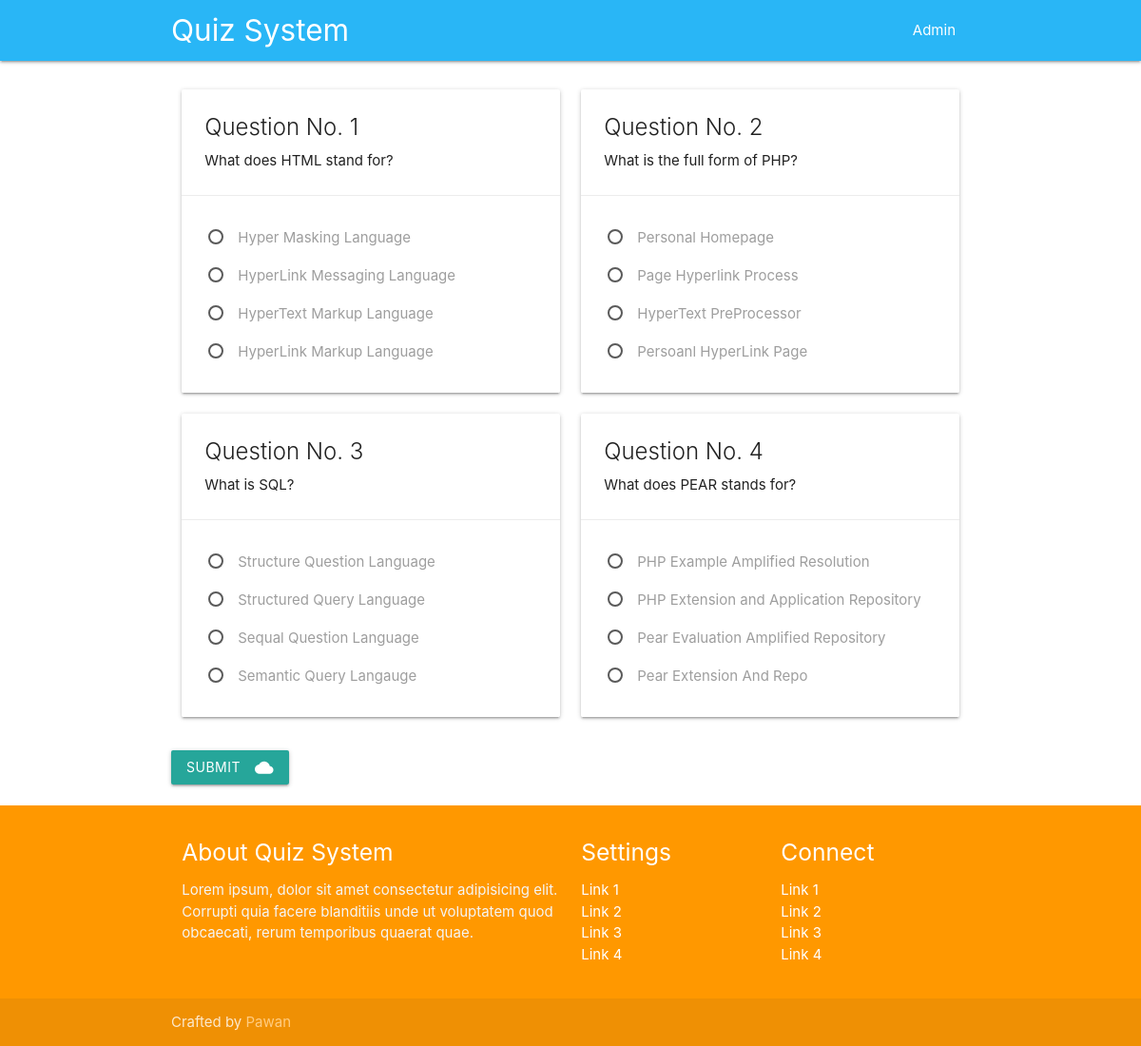
Page /quiz.php on the earlier database version.
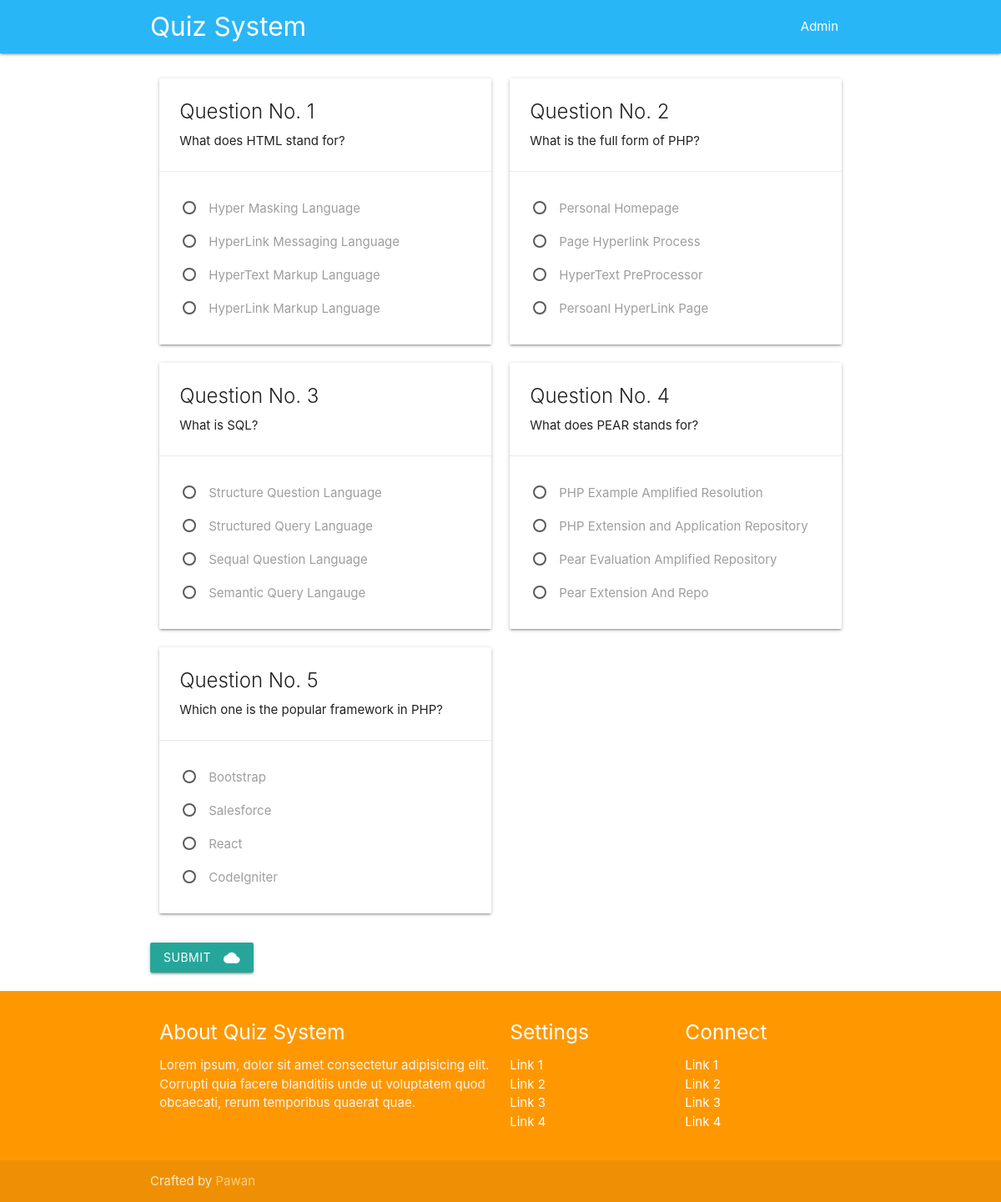
Same page on the later database version.
### tables this page shows
CREATE TABLE `questions` (
  `id` int(11) NOT NULL,
  `question` varchar(255) NOT NULL,
  `answer_id` int(5) NOT NULL
);

CREATE TABLE `answers` (
  `answer_id` int(11) NOT NULL,
  `answer` varchar(255) NOT NULL,
  `q_id` int(5) NOT NULL
);

### includes/functions.php (called while the page is built, shortened)
<?php
require_once "connect.php";
function publishAllQuestion()
{
  global $connection;
  $sql = "SELECT * FROM questions";
  $result = mysqli_query($connection, $sql);
  if (mysqli_num_rows($result) > 0) {
    return $result;
  } else {
    echo "Data Fetch failed";
  }
}
function publishAllOptionsOfQuestion($q_id) {
  global $connection;
  $sql = "SELECT * FROM answers WHERE q_id = $q_id";
  $result = mysqli_query($connection, $sql);
  if (mysqli_num_rows($result) > 0) {
    return $result;
  } else {
    echo "Data Fetch failed";
  }
}

### quiz.php (the view, shortened to what this page needs)
<?php include_once "includes/header.php"; ?>
<?php include_once "includes/functions.php"; ?>
<main class="container">
  <form action="quiz-eval.php" method="post">
    <div class="row">
      <br>
      <?php
      $result = publishAllQuestion();
      $i = 1;
      while ($record = mysqli_fetch_assoc($result)) : ?>
        <div class="col s12 m6">
          <div class="card light-grey darken-1 hoverable">
            <div class="card-content">
              <span class="card-title">Question No. <?= $i; ?></span>
              <p><?= $record['question']; ?></p>
            </div>
            <div class="card-action">
              <?php
                $resultAns = publishAllOptionsOfQuestion($record['id']);
                while ($options = mysqli_fetch_assoc($resultAns)) : ?>
              <p>
                <label>
                  <span><?= $options['answer']; ?></span>
                </label>
              </p>
              <?php endwhile; ?>
            </div>
          </div>
        </div>
      <?php $i++; endwhile; ?>
    </div>
    <button class="center-align waves-effect waves-light btn" type="submit" name="quiz_submit"><i class="material-icons right">cloud</i>Submit</button>
    <br><br>
  </form>
</main>
<?php include_once "includes/footer.php"; ?>

### includes/header.php (shortened to what this page needs)
<!DOCTYPE html>
<html lang="en">
<head>
  <link href="asset/css/materialize.css" type="text/css" rel="stylesheet" media="screen,projection">
  <link href="asset/css/style.css" type="text/css" rel="stylesheet" media="screen,projection">
</head>
<body>
  <nav class="light-blue lighten-1" role="navigation">
    <div class="nav-wrapper container"><a id="logo-container" href="index.php" class="brand-logo">Quiz System</a>
      <ul class="right hide-on-med-and-down">
        <li><a href="admin/">Admin</a></li>
      </ul>
    </div>
  </nav>

### includes/footer.php (shortened to what this page needs)
<footer class="page-footer orange">
    <div class="container">
      <div class="row">
        <div class="col l6 s12">
          <h5 class="white-text">About Quiz System</h5>
          <p class="grey-text text-lighten-4">Lorem ipsum, dolor sit amet consectetur adipisicing elit. Corrupti quia facere blanditiis unde ut voluptatem quod obcaecati, rerum temporibus quaerat quae.</p>
        </div>
        <div class="col l3 s12">
          <h5 class="white-text">Settings</h5>
          <ul>
            <li><a class="white-text" href="#!">Link 1</a></li>
            <li><a class="white-text" href="#!">Link 2</a></li>
            <li><a class="white-text" href="#!">Link 3</a></li>
            <li><a class="white-text" href="#!">Link 4</a></li>
          </ul>
        </div>
        <div class="col l3 s12">
          <h5 class="white-text">Connect</h5>
          <ul>
            <li><a class="white-text" href="#!">Link 1</a></li>
            <li><a class="white-text" href="#!">Link 2</a></li>
            <li><a class="white-text" href="#!">Link 3</a></li>
            <li><a class="white-text" href="#!">Link 4</a></li>
          </ul>
        </div>
      </div>
    </div>
    <div class="footer-copyright">
      <div class="container">
        Crafted by <a class="orange-text text-lighten-3" target="_blank" href="https://devspecial.online">Pawan</a>
      </div>
    </div>
  </footer>
</body>
</html>

### asset/css/style.css (style rules this page uses)
body { display: flex; min-height: 100vh; flex-direction: column; }
main { flex: 1 0 auto; }

Differences in the rows shown:
added questions: question "Which one is the popular framework in PHP?"
added answers: answer "Bootstrap", shown under "Which one is the popular framework in PHP?"
added answers: answer "Salesforce", shown under "Which one is the popular framework in PHP?"
added answers: answer "React", shown under "Which one is the popular framework in PHP?"
added answers: answer "CodeIgniter", shown under "Which one is the popular framework in PHP?"
